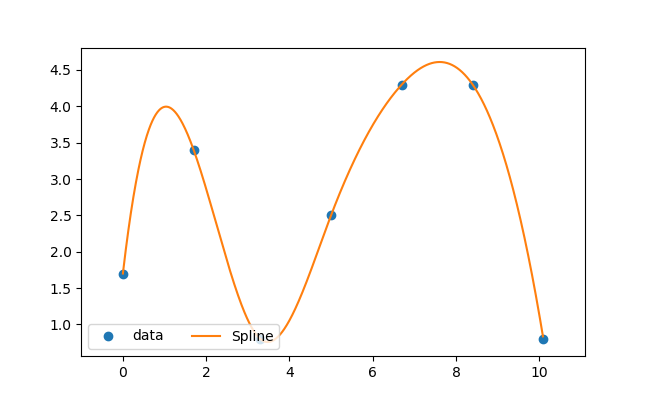

Generate this figure with Python:
import scipy.linalg as nla
from scipy.interpolate import CubicSpline #contient des splines
import numpy as np #def matrice
import matplotlib.pyplot as plt #graphique

x = [0., 1.7, 3.3, 5.0, 6.7, 8.4, 10.1]
y = [1.7, 3.4, 0.8, 2.5, 4.3, 4.3, 0.8]
#n+1 points donc n = 6

def spline(x,y):
    cs = CubicSpline(x, y)
    xs = np.arange(min(x),max(x),(max(x)-min(x))/1000)
    fig, ax = plt.subplots(figsize=(6.5, 4))
    ax.plot(x, y, 'o', label='data')
    ax.plot(xs, cs(xs), label="Spline")
    ax.set_xlim(min(x)-1,max(x)+1)
    ax.legend(loc='lower left', ncol=2)
    plt.show()
    
spline(x,y)
#Le paramètre de lissage est optimal car on ne le précise pas quand on construit la spline.
